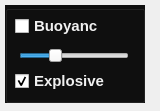
    <widget class="QWidget" name="widget_B3_2" native="true">
     <property name="geometry">
      <rect>
       <x>160</x>
       <y>140</y>
       <width>160</width>
       <height>111</height>
      </rect>
     </property>
     <widget class="QGroupBox" name="groupBox_9">
      <property name="geometry">
       <rect>
        <x>5</x>
        <y>5</y>
        <width>140</width>
        <height>98</height>
       </rect>
      </property>
      <property name="sizePolicy">
       <sizepolicy hsizetype="Preferred" vsizetype="Preferred">
        <horstretch>0</horstretch>
        <verstretch>0</verstretch>
       </sizepolicy>
      </property>
      <property name="palette">
       <palette>
        <active>
         <colorrole role="WindowText">
          <brush brushstyle="SolidPattern">
           <color alpha="255">
            <red>255</red>
            <green>255</green>
            <blue>255</blue>
           </color>
          </brush>
         </colorrole>
         <colorrole role="Button">
          <brush brushstyle="SolidPattern">
           <color alpha="255">
            <red>15</red>
            <green>15</green>
            <blue>15</blue>
           </color>
          </brush>
         </colorrole>
         <colorrole role="Base">
          <brush brushstyle="SolidPattern">
           <color alpha="255">
            <red>15</red>
            <green>15</green>
            <blue>15</blue>
           </color>
          </brush>
         </colorrole>
         <colorrole role="Window">
          <brush brushstyle="SolidPattern">
           <color alpha="255">
            <red>15</red>
            <green>15</green>
            <blue>15</blue>
           </color>
          </brush>
         </colorrole>
        </active>
        <inactive>
         <colorrole role="WindowText">
          <brush brushstyle="SolidPattern">
           <color alpha="255">
            <red>255</red>
            <green>255</green>
            <blue>255</blue>
           </color>
          </brush>
         </colorrole>
         <colorrole role="Button">
          <brush brushstyle="SolidPattern">
           <color alpha="255">
            <red>15</red>
            <green>15</green>
            <blue>15</blue>
           </color>
          </brush>
         </colorrole>
         <colorrole role="Base">
          <brush brushstyle="SolidPattern">
           <color alpha="255">
            <red>15</red>
            <green>15</green>
            <blue>15</blue>
           </color>
          </brush>
         </colorrole>
         <colorrole role="Window">
          <brush brushstyle="SolidPattern">
           <color alpha="255">
            <red>15</red>
            <green>15</green>
            <blue>15</blue>
           </color>
          </brush>
         </colorrole>
        </inactive>
        <disabled>
         <colorrole role="WindowText">
          <brush brushstyle="SolidPattern">
           <color alpha="255">
            <red>127</red>
            <green>127</green>
            <blue>127</blue>
           </color>
          </brush>
         </colorrole>
         <colorrole role="Button">
          <brush brushstyle="SolidPattern">
           <color alpha="255">
            <red>15</red>
            <green>15</green>
            <blue>15</blue>
           </color>
          </brush>
         </colorrole>
         <colorrole role="Base">
          <brush brushstyle="SolidPattern">
           <color alpha="255">
            <red>15</red>
            <green>15</green>
            <blue>15</blue>
           </color>
          </brush>
         </colorrole>
         <colorrole role="Window">
          <brush brushstyle="SolidPattern">
           <color alpha="255">
            <red>15</red>
            <green>15</green>
            <blue>15</blue>
           </color>
          </brush>
         </colorrole>
        </disabled>
       </palette>
      </property>
      <property name="styleSheet">
       <string notr="true">QGroupBox {
	
	background-color: rgb(15, 15, 15);
}</string>
      </property>
      <property name="title">
       <string/>
      </property>
      <widget class="QComboBox" name="methodBox_3">
       <property name="geometry">
        <rect>
         <x>10</x>
         <y>150</y>
         <width>121</width>
         <height>26</height>
        </rect>
       </property>
       <property name="font">
        <font>
         <pointsize>10</pointsize>
        </font>
       </property>
      </widget>
      <widget class="QCheckBox" name="buoyEnable">
       <property name="geometry">
        <rect>
         <x>10</x>
         <y>10</y>
         <width>83</width>
         <height>22</height>
        </rect>
       </property>
       <property name="palette">
        <palette>
         <active>
          <colorrole role="WindowText">
           <brush brushstyle="SolidPattern">
            <color alpha="255">
             <red>240</red>
             <green>240</green>
             <blue>240</blue>
            </color>
           </brush>
          </colorrole>
         </active>
         <inactive>
          <colorrole role="WindowText">
           <brush brushstyle="SolidPattern">
            <color alpha="255">
             <red>240</red>
             <green>240</green>
             <blue>240</blue>
            </color>
           </brush>
          </colorrole>
         </inactive>
         <disabled>
          <colorrole role="WindowText">
           <brush brushstyle="SolidPattern">
            <color alpha="255">
             <red>127</red>
             <green>127</green>
             <blue>127</blue>
            </color>
           </brush>
          </colorrole>
         </disabled>
        </palette>
       </property>
       <property name="font">
        <font>
         <pointsize>11</pointsize>
         <weight>75</weight>
         <bold>true</bold>
        </font>
       </property>
       <property name="text">
        <string>Buoyancy</string>
       </property>
       <property name="checked">
        <bool>false</bool>
       </property>
      </widget>
      <widget class="QSlider" name="buoy_intensity">
       <property name="geometry">
        <rect>
         <x>14</x>
         <y>40</y>
         <width>110</width>
         <height>22</height>
        </rect>
       </property>
       <property name="sizePolicy">
        <sizepolicy hsizetype="Ignored" vsizetype="Fixed">
         <horstretch>0</horstretch>
         <verstretch>0</verstretch>
        </sizepolicy>
       </property>
       <property name="minimum">
        <number>0</number>
       </property>
       <property name="maximum">
        <number>10</number>
       </property>
       <property name="value">
        <number>3</number>
       </property>
       <property name="orientation">
        <enum>Qt::Horizontal</enum>
       </property>
      </widget>
      <widget class="QCheckBox" name="buoyEnable_2">
       <property name="geometry">
        <rect>
         <x>10</x>
         <y>65</y>
         <width>111</width>
         <height>22</height>
        </rect>
       </property>
       <property name="palette">
        <palette>
         <active>
          <colorrole role="WindowText">
           <brush brushstyle="SolidPattern">
            <color alpha="255">
             <red>240</red>
             <green>240</green>
             <blue>240</blue>
            </color>
           </brush>
          </colorrole>
         </active>
         <inactive>
          <colorrole role="WindowText">
           <brush brushstyle="SolidPattern">
            <color alpha="255">
             <red>240</red>
             <green>240</green>
             <blue>240</blue>
            </color>
           </brush>
          </colorrole>
         </inactive>
         <disabled>
          <colorrole role="WindowText">
           <brush brushstyle="SolidPattern">
            <color alpha="255">
             <red>127</red>
             <green>127</green>
             <blue>127</blue>
            </color>
           </brush>
          </colorrole>
         </disabled>
        </palette>
       </property>
       <property name="font">
        <font>
         <pointsize>11</pointsize>
         <weight>75</weight>
         <bold>true</bold>
        </font>
       </property>
       <property name="text">
        <string>Explosive </string>
       </property>
       <property name="checked">
        <bool>true</bool>
       </property>
      </widget>
     </widget>
    </widget>
